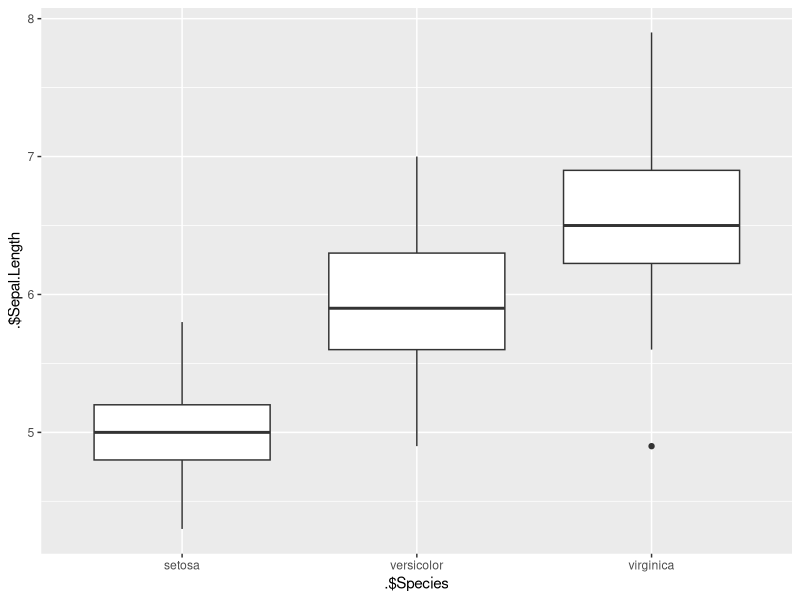

Source code (R):
## ---- chunk 1
library(tidyverse)
## ---- chunk 2
iris%>%
  ggplot(aes(.$Species,.$Sepal.Length))+
  geom_boxplot()
